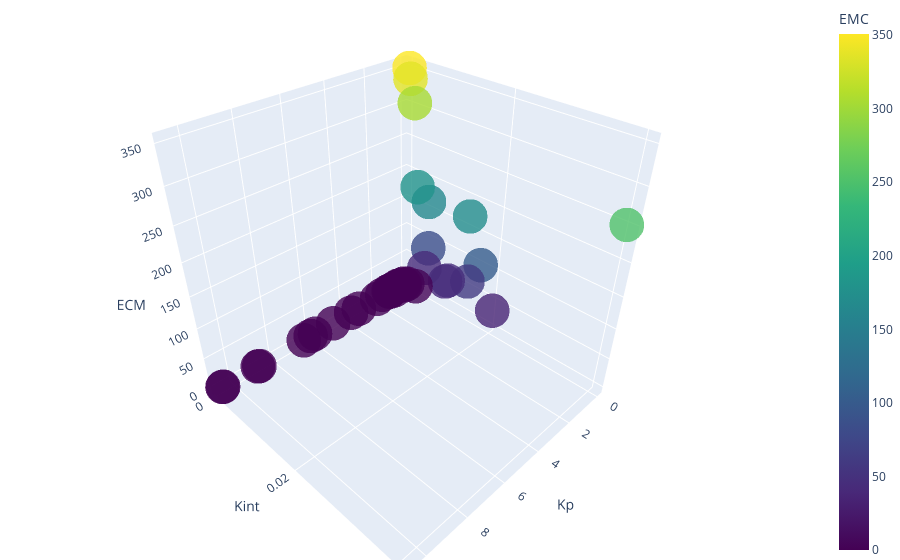

The code cell stored with this chart in its notebook:
### Markdown cell above
## Grafica de la muestra total

### Code cell
Kp_values= Kp_values1+Kp_values2+Kp_values3+Kp_values4+Kp_values5
Kint_values= Kint_values1+Kint_values2+Kint_values3+Kint_values4+Kint_values5

print('Menor error: ', min(list_errors))
print('Maximo error: ', max(list_errors))
Plot_points(Kp_values,Kint_values,list_errors)
